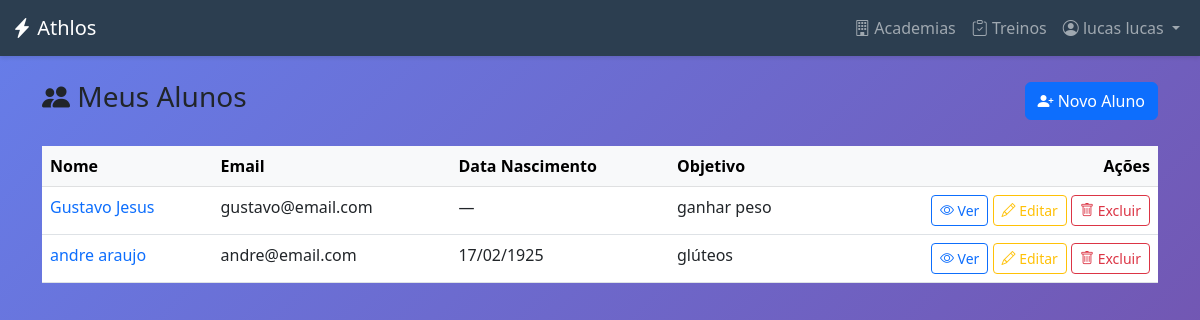
The page /alunos/ (signed in) on the database as committed earlier.
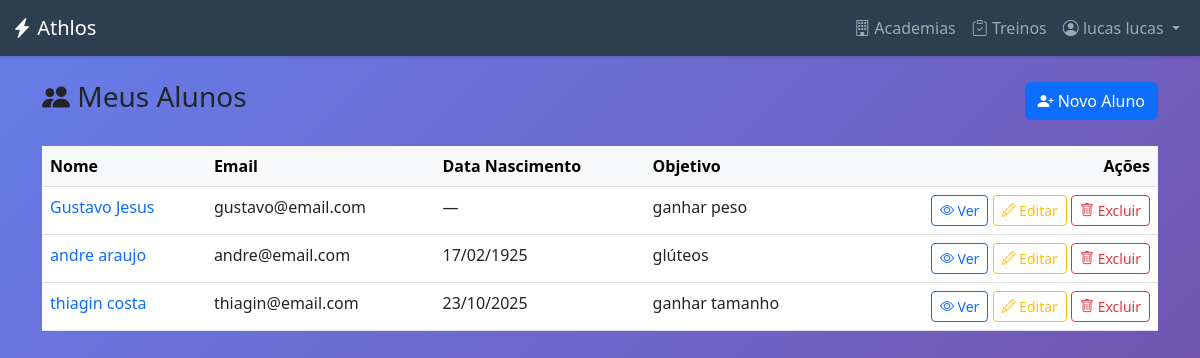
The same page on the database as committed later.
### academias/models.py (models this page shows, shortened)
class Aluno(models.Model):
    user = models.OneToOneField(
        settings.AUTH_USER_MODEL,
        on_delete=models.CASCADE,
        primary_key=True,
        verbose_name="Usuário",
        limit_choices_to={"user_type": "ALUNO"},
    )
    personal_responsavel = models.ForeignKey(
        PersonalTrainer,
        on_delete=models.SET_NULL,
        null=True,
        blank=True,
        related_name="alunos",
        verbose_name="Personal Trainer Responsável",
    )
    academia = models.ForeignKey(
        Academia,
        on_delete=models.SET_NULL,
        null=True,
        blank=True,
        related_name="alunos",
        verbose_name="Academia",
    )
    data_nascimento = models.DateField(
        null=True, blank=True, verbose_name="Data de Nascimento"
    )
    objetivo = models.CharField(
        max_length=255, blank=True, null=True, verbose_name="Objetivo de Treino"
    )

### usuarios/models.py (models this page shows, shortened)
class CustomUser(AbstractUser):
    class TipoUsuario(models.TextChoices):
        ADMIN_SISTEMA = "ADMIN_SISTEMA", "Admin do Sistema"
        ADMIN_ACADEMIA = "ADMIN", "Admin da Academia"
        PERSONAL_TRAINER = "PERSONAL", "Personal Trainer"
        ALUNO = "ALUNO", "Aluno"
    email = models.EmailField(unique=True, verbose_name="Endereço de e-mail")
    user_type = models.CharField(
        max_length=20,
        choices=TipoUsuario.choices,
        default=TipoUsuario.ALUNO,
        verbose_name="Tipo de Usuário",
    )
    academia = models.ForeignKey(
        "academias.Academia",
        on_delete=models.SET_NULL,
        null=True,
        blank=True,
        verbose_name="Academia",
    )
    groups = models.ManyToManyField(
        Group,
        verbose_name="groups",
        blank=True,
        help_text=(
            "The groups this user belongs to. A user will get all permissions "
            "granted to each of their groups."
        ),
        related_name="customuser_groups",
        related_query_name="user",
    )
    user_permissions = models.ManyToManyField(
        Permission,
        verbose_name="user permissions",
        blank=True,
        help_text="Specific permissions for this user.",
        related_name="customuser_permissions",
        related_query_name="user",
    )
    USERNAME_FIELD = "email"
    REQUIRED_FIELDS = ["username", "first_name", "last_name"]

### core/views.py (the view)
# urls.py: path("alunos/", views.aluno_list, name="aluno_list"),
@login_required
def aluno_list(request):
    user = request.user
    if user.user_type in ["ADMIN", "ADMIN_SISTEMA"]:
        alunos = Aluno.objects.all()
    elif user.user_type == "PERSONAL":
        try:
            personal = user.personaltrainer
            alunos = personal.alunos.all()
        except PersonalTrainer.DoesNotExist:
            alunos = Aluno.objects.none()
    else:
        messages.error(request, "Acesso negado.")
        return redirect("dashboard")
    return render(request, "core/alunos/aluno_list.html", {"alunos": alunos})

### core/templates/core/alunos/aluno_list.html (shortened to what this page needs)
{% extends 'core/base.html' %}
{% block content %}
<div class="container py-4">
    <div class="d-flex justify-content-between align-items-center mb-4">
        <h3><i class="bi bi-people-fill"></i> Meus Alunos</h3>
        <a href="{% url 'aluno_create' %}" class="btn btn-primary">
            <i class="bi bi-person-plus-fill"></i> Novo Aluno
        </a>
    </div>
    {% if alunos %}
    <div class="table-responsive">
        <table class="table table-hover">
            <thead class="table-light">
                <tr>
                    <th>Nome</th>
                    <th>Email</th>
                    <th>Data Nascimento</th>
                    <th>Objetivo</th>
                    <th class="text-end">Ações</th>
                </tr>
            </thead>
            <tbody>
                {% for aluno in alunos %}
                <tr>
                    <td>
                        <a href="{% url 'aluno_detail' aluno.pk %}" class="text-decoration-none">
                            {{ aluno.user.get_full_name|default:aluno.user.email }}
                        </a>
                    </td>
                    <td>{{ aluno.user.email }}</td>
                    <td>{{ aluno.data_nascimento|date:"d/m/Y"|default:"—" }}</td>
                    <td>{{ aluno.objetivo|default:"Não definido" }}</td>
                    <td class="text-end">
                        <a href="{% url 'aluno_detail' aluno.pk %}" class="btn btn-sm btn-outline-primary">
                            <i class="bi bi-eye"></i> Ver
                        </a>
                        <a href="{% url 'aluno_edit' aluno.pk %}" class="btn btn-sm btn-outline-warning">
                            <i class="bi bi-pencil"></i> Editar
                        </a>
                        <button type="button" class="btn btn-sm btn-outline-danger" data-bs-toggle="modal"
                            data-bs-target="#deleteModal{{ aluno.pk }}">
                            <i class="bi bi-trash"></i> Excluir
                        </button>
                    </td>
                </tr>
                {% endfor %}
            </tbody>
        </table>
    </div>
    {% else %}
    <div class="alert alert-info">
        <i class="bi bi-info-circle"></i> Nenhum aluno cadastrado ainda.
        <a href="{% url 'aluno_create' %}" class="alert-link">Cadastre o primeiro aluno</a>.
    </div>
    {% endif %}
</div>
{% endblock %}

Rows that differ between the two databases and show on the page:
added Aluno: user.get_full_name "thiagin costa", user.email "thiagin@email.com", data_nascimento "23/10/2025", objetivo "ganhar tamanho"
